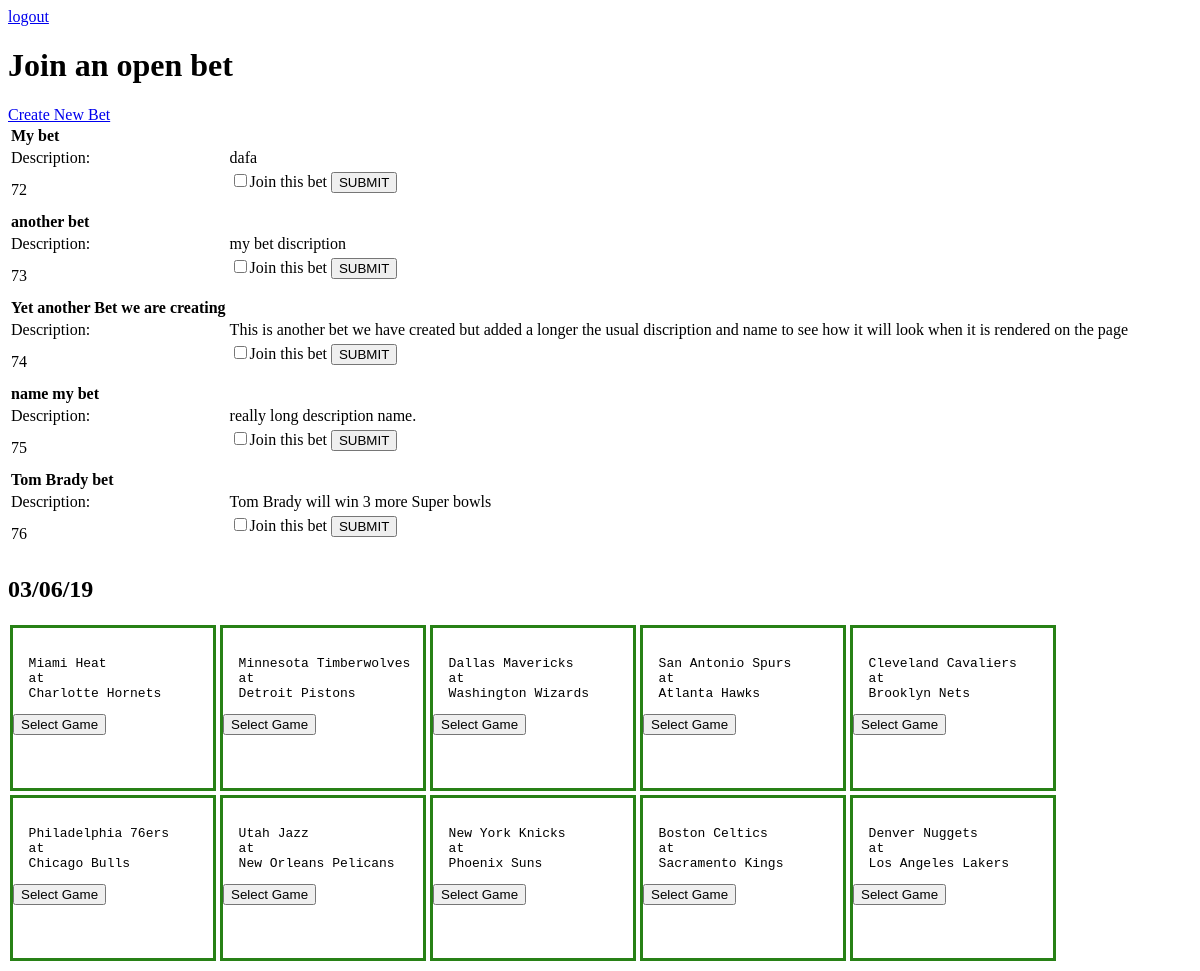
Page /bets/openbets_page (signed in) on the committed database.
### bets/models.py (models this page shows, shortened)
class Bet(models.Model):
    name = models.CharField(max_length=200)
    description = models.TextField()
    win = models.BooleanField(default=None, null=True, blank=True)

class SportBet(models.Model):
    hometeam = models.CharField(max_length=200)
    homecity = models.CharField(max_length=200)
    awayteam = models.CharField(max_length=200)
    awaycity = models.CharField(max_length=200)
    eventdate = models.DateField()
    homescore = models.IntegerField(default=0)
    awayscore = models.IntegerField(default=0)
    completed = models.BooleanField()
    idofapi = models.IntegerField(default=None)

### bets/views.py (the view)
# urls.py: path('openbets_page', views.openbets_page, name='openbets_page'),
@login_required
def openbets_page(request):
    tomorrow = (datetime.datetime.now() + timedelta(1)).strftime('%x')
    rows = get_open_bets()
    games = get_open_sportbets()
    return render(request, 'bets/openbets_page.html', {'rows': rows, 'games': games, 'tomorrow': tomorrow})

### bets/views.py (called while the page is built)
def get_open_bets():
    rows = []
    for bet in Bet.objects.filter(win__isnull=True):
        row = {
            'name' : bet.name,
            'description' : bet.description,
            'id' : bet.id
        }
        rows.append(row)
    return rows

def get_open_sportbets():
    games = []
    tomorrow = (datetime.datetime.now() + timedelta(1)).strftime('%Y-%m-%d')
    tomorrow2 = (datetime.datetime.now() + timedelta(1)).strftime('%x')
    for bet in SportBet.objects.filter(eventdate=tomorrow):
        game = {
            'id' : bet.id,
            'homecity' : bet.homecity,
            'hometeam' : bet.hometeam,
            'awaycity' : bet.awaycity,
            'awayteam' : bet.awayteam,
        }
        print(game['id'])
        games.append(game)
    return games

### bets/templates/bets/openbets_page.html (shortened to what this page needs)
<head>
        {% load static %}
        <link rel="stylesheet" type="text/css" href="{% static 'bets/style.css' %}">
</head>
<a href="{% url 'users:logout_user' %}">logout</a>
<h1>Join an open bet</h1>
<a href="{% url 'bets:index' %}">Create New Bet</a>
<table>
    {% for row in rows %}
    <tr>
        <td><b>{{row.name}}</b></td>
    </tr>
        <td>Description:</td>
        <td> {{row.description}}</td>
        <td>{{row.id}}</td>
        <td><form action="{% url 'bets:create_userbet' %}" method="post">
        <input type="checkbox" name="bet_id" value="{{row.id}}">Join this bet
        <button type="submit" name="bt_submit">SUBMIT</button>
        </form></td>
    {% endfor %}
</table >
 <h2>{{tomorrow}}</h2>
<div class=container>
        {% for game in games %}
    <div id=gamediv>
<form  action="{% url 'bets:create_usersportbet' %}" method="post">
<pre>
  {{game.awaycity}} {{game.awayteam}}
  at
  {{game.homecity}} {{game.hometeam}}
</pre>
        <button id="sport_bt" type="submit">Select Game</button>
</form>
    </div>
        {% endfor %}
</div>

### bets/static/bets/style.css (style rules this page uses)
.container { display: flex; flex-direction: row; flex-wrap: wrap; align-content: center; }
.container > div { width:200px; height:160px; }
#gamediv { border: 3px solid rgba(26, 121, 7, 0.938); margin: 2px; }
#sport_bt { margin: auto; text-align: center; }

### rows in the picture
Bet: name "My bet", description "dafa"
Bet: name "another bet", description "my bet discription"
Bet: name "Yet another Bet we are creating", description "This is another bet we have created but added a longer the usual discription and name to see how it will look when it is rendered on the page"
Bet: name "name my bet", description "really long description name."
Bet: name "Tom Brady bet", description "Tom Brady will win 3 more Super bowls"
SportBet: awaycity "Miami", awayteam "Heat", homecity "Charlotte", hometeam "Hornets"
SportBet: awaycity "Minnesota", awayteam "Timberwolves", homecity "Detroit", hometeam "Pistons"
SportBet: awaycity "Dallas", awayteam "Mavericks", homecity "Washington", hometeam "Wizards"
SportBet: awaycity "San Antonio", awayteam "Spurs", homecity "Atlanta", hometeam "Hawks"
SportBet: awaycity "Cleveland", awayteam "Cavaliers", homecity "Brooklyn", hometeam "Nets"
SportBet: awaycity "Philadelphia", awayteam "76ers", homecity "Chicago", hometeam "Bulls"
SportBet: awaycity "Utah", awayteam "Jazz", homecity "New Orleans", hometeam "Pelicans"
SportBet: awaycity "New York", awayteam "Knicks", homecity "Phoenix", hometeam "Suns"
SportBet: awaycity "Boston", awayteam "Celtics", homecity "Sacramento", hometeam "Kings"
SportBet: awaycity "Denver", awayteam "Nuggets", homecity "Los Angeles", hometeam "Lakers"

### other values in the picture
{{ row.id }} "72" "73" "74" "75" "76"
